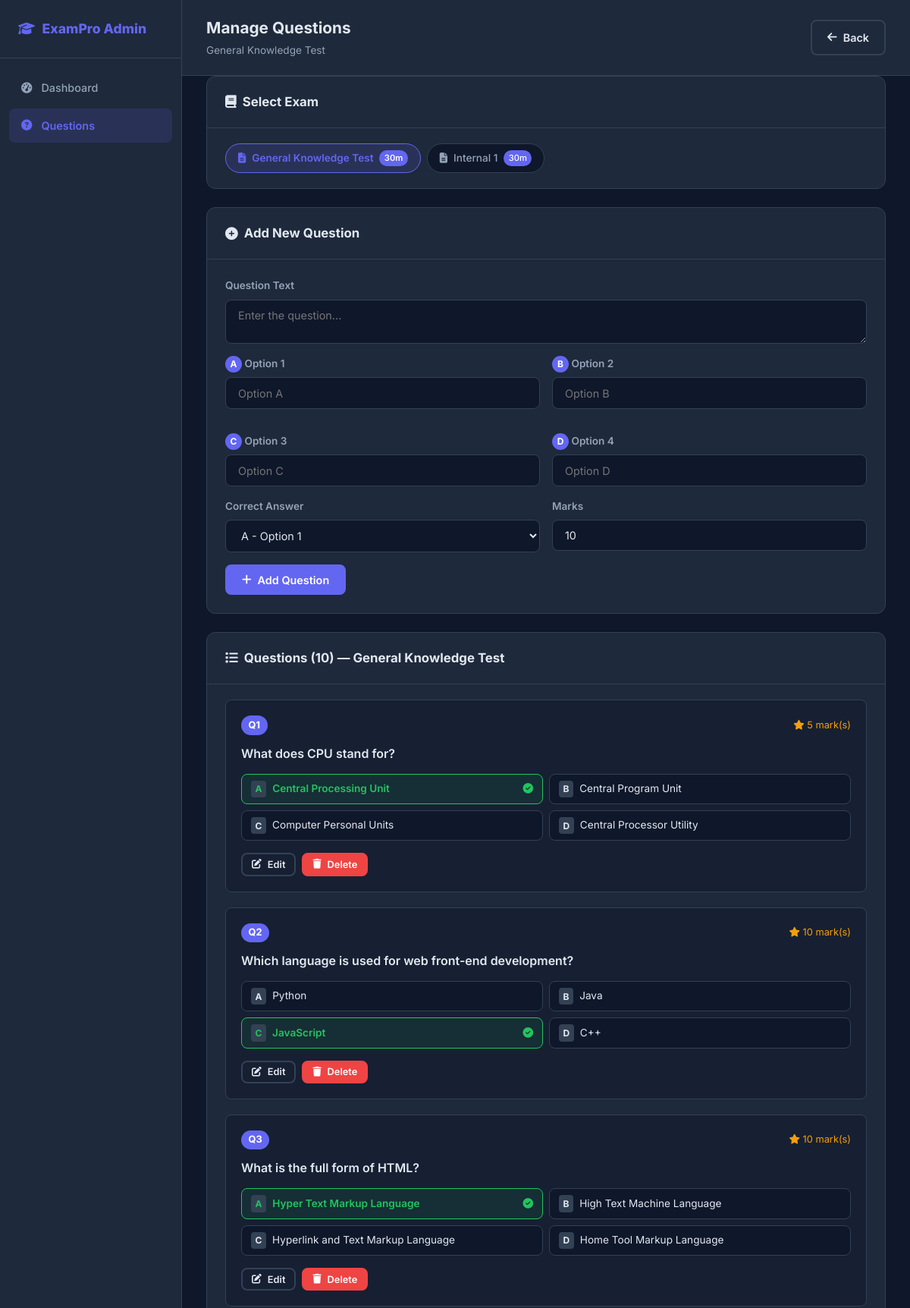
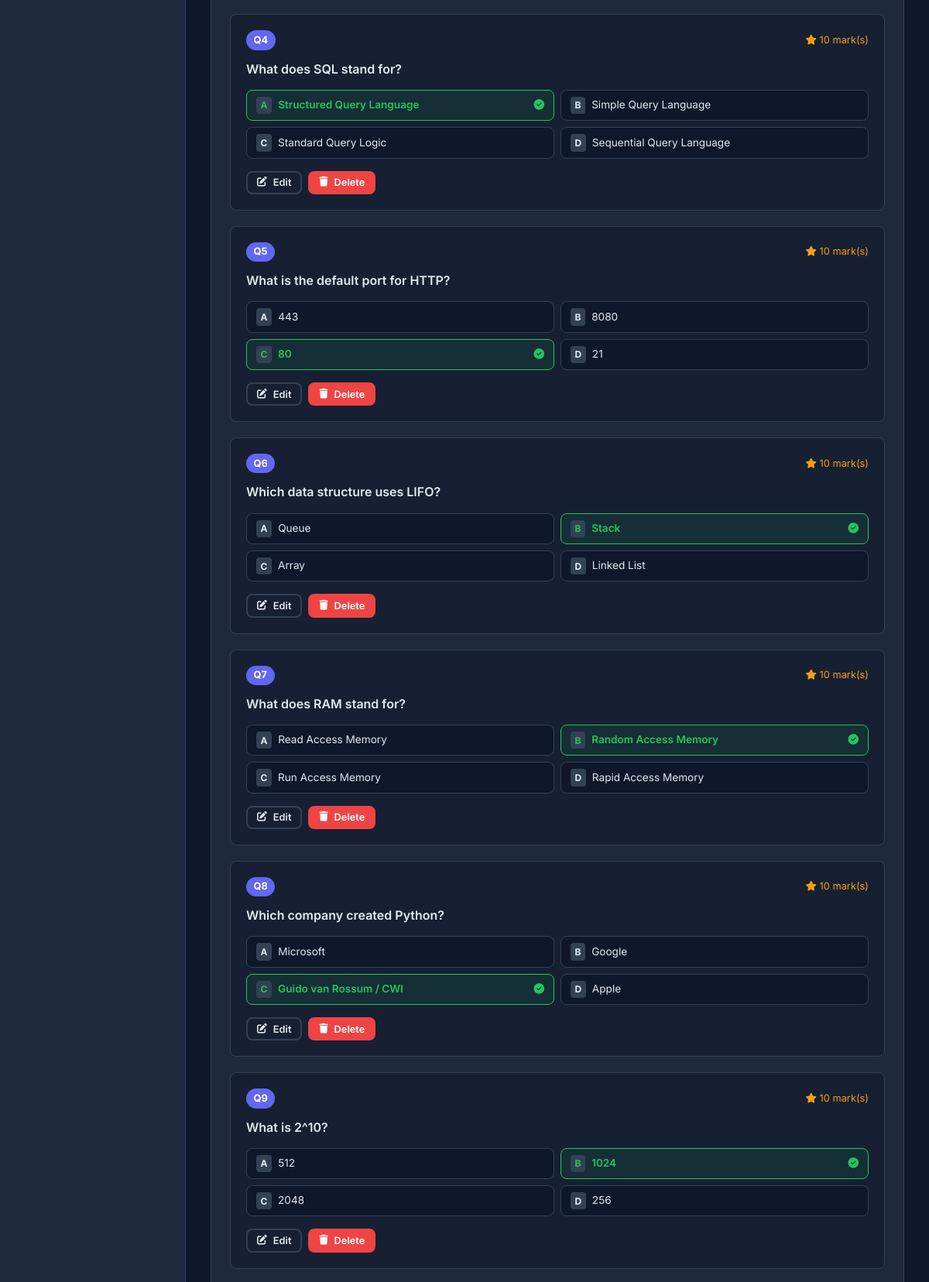
/admin/questions (signed in, upper part), run on the app's committed database (2 pictures, top to bottom).
### tables this page shows
CREATE TABLE exams (
            id INTEGER PRIMARY KEY AUTOINCREMENT,
            title TEXT NOT NULL,
            description TEXT,
            time_limit INTEGER NOT NULL DEFAULT 30,
            total_marks INTEGER NOT NULL DEFAULT 100,
            is_active INTEGER NOT NULL DEFAULT 1,
            created_at TIMESTAMP DEFAULT CURRENT_TIMESTAMP
        );

CREATE TABLE questions (
            id INTEGER PRIMARY KEY AUTOINCREMENT,
            question TEXT NOT NULL,
            option1 TEXT NOT NULL,
            option2 TEXT NOT NULL,
            option3 TEXT NOT NULL,
            option4 TEXT NOT NULL,
            correct_answer INTEGER NOT NULL,
            marks INTEGER NOT NULL DEFAULT 1,
            exam_id INTEGER DEFAULT 1
        );

### app.py (the view)
@app.route('/admin/questions')
@admin_required
def manage_questions():
    exam_id = request.args.get('exam_id', 1, type=int)
    conn = get_db()
    questions = conn.execute(
        'SELECT * FROM questions WHERE exam_id = ? ORDER BY id', (exam_id,)
    ).fetchall()
    exams = conn.execute('SELECT * FROM exams ORDER BY id').fetchall()
    current_exam = conn.execute('SELECT * FROM exams WHERE id = ?', (exam_id,)).fetchone()
    conn.close()
    return render_template('manage_questions.html',
                           questions=questions,
                           exams=exams,
                           current_exam=current_exam,
                           exam_id=exam_id)

### app.py (called while the page is built)
def get_db():
    conn = sqlite3.connect(DATABASE)
    conn.row_factory = sqlite3.Row
    return conn

def admin_required(f):
    @wraps(f)
    def decorated(*args, **kwargs):
        if 'user_id' not in session:
            return redirect(url_for('login'))
        if session.get('role') != 'admin':
            flash('Access denied. Admins only.', 'danger')
            return redirect(url_for('student_dashboard'))
        return f(*args, **kwargs)
    return decorated

### templates/manage_questions.html (shortened to what this page needs)
<!DOCTYPE html>
<html lang="en">
<head>
    <link rel="stylesheet" href="{{ url_for('static', filename='style.css') }}">
    <link rel="stylesheet" href="https://cdnjs.cloudflare.com/ajax/libs/font-awesome/6.4.0/css/all.min.css">
</head>
<body class="app-body">
    <aside class="sidebar sidebar-admin" id="sidebar">
        <div class="sidebar-brand">
            <i class="fas fa-graduation-cap"></i>
            <span>ExamPro Admin</span>
        </div>
        <nav class="sidebar-nav">
            <a href="{{ url_for('admin_dashboard') }}" class="nav-item">
                <i class="fas fa-tachometer-alt"></i><span>Dashboard</span>
            </a>
            <a href="{{ url_for('manage_questions') }}" class="nav-item active">
                <i class="fas fa-question-circle"></i><span>Questions</span>
            </a>
        </nav>
    </aside>
    <main class="main-content">
        <header class="topbar">
            <div class="topbar-title">
                <h1>Manage Questions</h1>
                <span>{{ current_exam.title if current_exam else 'All Exams' }}</span>
            </div>
            <div class="topbar-actions">
                <a href="{{ url_for('admin_dashboard') }}" class="btn btn-outline">
                    <i class="fas fa-arrow-left"></i> Back
                </a>
            </div>
        </header>
        <section class="admin-card">
            <div class="admin-card-header">
                <h2><i class="fas fa-book"></i> Select Exam</h2>
            </div>
            <div class="exam-tabs">
                {% for exam in exams %}
                <a href="{{ url_for('manage_questions', exam_id=exam.id) }}"
                   class="exam-tab {% if exam.id == exam_id %}active{% endif %}">
                    <i class="fas fa-file-alt"></i> {{ exam.title }}
                    <span class="exam-tab-badge">{{ exam.time_limit }}m</span>
                </a>
                {% endfor %}
            </div>
        </section>
        <section class="admin-card">
            <div class="admin-card-header">
                <h2><i class="fas fa-plus-circle"></i> Add New Question</h2>
            </div>
            <form method="POST" action="{{ url_for('add_question') }}" class="admin-form">
                <div class="form-group">
                    <label>Question Text</label>
                    <textarea name="question" placeholder="Enter the question..." rows="2" required></textarea>
                </div>
                <div class="options-form-grid">
                    <div class="form-group">
                        <label><span class="opt-letter">A</span> Option 1</label>
                        <input type="text" name="option1" placeholder="Option A" required>
                    </div>
                    <div class="form-group">
                        <label><span class="opt-letter">B</span> Option 2</label>
                        <input type="text" name="option2" placeholder="Option B" required>
                    </div>
                    <div class="form-group">
                        <label><span class="opt-letter">C</span> Option 3</label>
                        <input type="text" name="option3" placeholder="Option C" required>
                    </div>
                    <div class="form-group">
                        <label><span class="opt-letter">D</span> Option 4</label>
                        <input type="text" name="option4" placeholder="Option D" required>
                    </div>
                </div>
                <div class="form-row-2">
                    <div class="form-group">
                        <label>Correct Answer</label>
                        <select name="correct_answer" required>
                            <option value="1">A - Option 1</option>
                        </select>
                    </div>
                    <div class="form-group">
                        <label>Marks</label>
                        <input type="number" name="marks" value="10" min="1" max="100">
                    </div>
                </div>
                <button type="submit" class="btn btn-primary">
                    <i class="fas fa-plus"></i> Add Question
                </button>
            </form>
        </section>
        <section class="admin-card">
            <div class="admin-card-header">
                <h2>
                    <i class="fas fa-list"></i>
                    Questions ({{ questions | length }})
                    {% if current_exam %}
                    — {{ current_exam.title }}
                    {% endif %}
                </h2>
            </div>
            {% if questions %}
            <div class="questions-list">
                {% for q in questions %}
                <div class="question-admin-card">
                    <div class="qac-header">
                        <span class="qac-num">Q{{ loop.index }}</span>
                        <span class="qac-marks"><i class="fas fa-star"></i> {{ q.marks }} mark(s)</span>
                    </div>
                    <p class="qac-text">{{ q.question }}</p>
                    <div class="qac-options">
                        {% for i, opt in [(1, q.option1), (2, q.option2), (3, q.option3), (4, q.option4)] %}
                        <div class="qac-opt {% if i == q.correct_answer %}qac-correct{% endif %}">
                            <span class="opt-tag">{{ ['A','B','C','D'][i-1] }}</span>
                            {{ opt }}
                            {% if i == q.correct_answer %}
                                <i class="fas fa-check-circle qac-check-icon"></i>
                            {% endif %}
                        </div>
                        {% endfor %}
                    </div>
                    <div class="qac-actions">
                        <button class="btn btn-sm btn-outline"
                                onclick='openEditModal(
                                    {{ q.id }},
                                    {{ q.question | tojson }},
                                    {{ q.option1 | tojson }},
                                    {{ q.option2 | tojson }},
                                    {{ q.option3 | tojson }},
                                    {{ q.option4 | tojson }},
                                    {{ q.correct_answer }},
                                    {{ q.marks }}
                                )'>
                            <i class="fas fa-edit"></i> Edit
                        </button>
                        <form method="POST"
                              action="{{ url_for('delete_question', qid=q.id) }}"
                              onsubmit="return confirm('Delete this question?')"
                              style="display:inline">
                            <button type="submit" class="btn btn-sm btn-danger">
                                <i class="fas fa-trash"></i> Delete
                            </button>
                        </form>
                    </div>
                </div>
                {% endfor %}
            </div>
            {% else %}
            <div class="empty-state">
                <i class="fas fa-question-circle"></i>
                <h3>No questions yet</h3>
                <p>Add questions using the form above.</p>
            </div>
            {% endif %}
        </section>
    </main>
</body>
</html>

### data on the page
exams: title "General Knowledge Test", time_limit "30"
exams: title "Internal 1", time_limit "30"
questions: marks "5", question "What does CPU stand for?", value "A", option1 "Central Processing Unit", value "B", option2 "Central Program Unit", value "C", option3 "Computer Personal Units", value "D", option4 "Central Processor Utility"
questions: marks "10", question "Which language is used for web front-end development?", value "A", option1 "Python", value "B", option2 "Java", value "C", option3 "JavaScript", value "D", option4 "C++"
questions: marks "10", question "What is the full form of HTML?", value "A", option1 "Hyper Text Markup Language", value "B", option2 "High Text Machine Language", value "C", option3 "Hyperlink and Text Markup Language", value "D", option4 "Home Tool Markup Language"
questions: marks "10", question "What does SQL stand for?", value "A", option1 "Structured Query Language", value "B", option2 "Simple Query Language", value "C", option3 "Standard Query Logic", value "D", option4 "Sequential Query Language"
questions: marks "10", question "What is the default port for HTTP?", value "A", option1 "443", value "B", option2 "8080", value "C", option3 "80", value "D", option4 "21"
questions: marks "10", question "Which data structure uses LIFO?", value "A", option1 "Queue", value "B", option2 "Stack", value "C", option3 "Array", value "D", option4 "Linked List"
questions: marks "10", question "What does RAM stand for?", value "A", option1 "Read Access Memory", value "B", option2 "Random Access Memory", value "C", option3 "Run Access Memory", value "D", option4 "Rapid Access Memory"
questions: marks "10", question "Which company created Python?", value "A", option1 "Microsoft", value "B", option2 "Google", value "C", option3 "Guido van Rossum / CWI", value "D", option4 "Apple"
questions: marks "10", question "What is 2^10?", value "A", option1 "512", value "B", option2 "1024", value "C", option3 "2048", value "D", option4 "256"

### other printed values
{{ questions | length }} "10"
